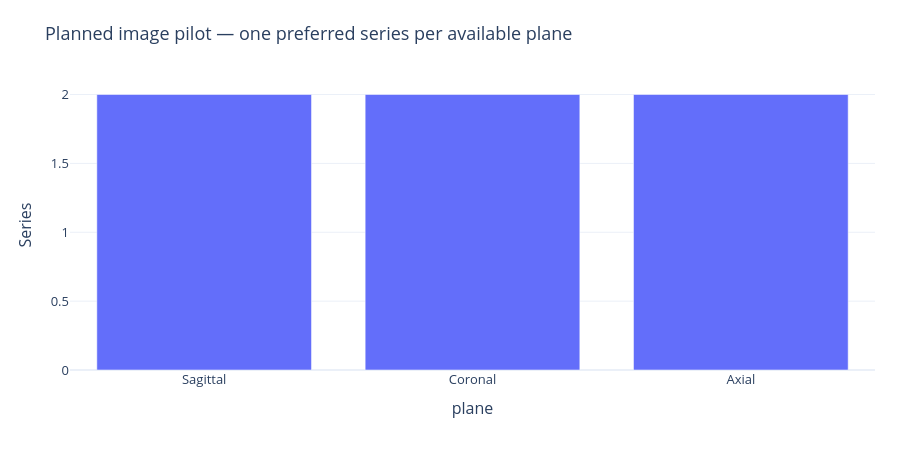

Notebook code cell kept with this figure:
### Markdown cell above
## 07. Bounded image plan

The plan reserves at most two unlabeled studies and one preferred series per available plane. Selection uses fixed rules, not disease labels.

### Code cell
figure = round1_figure(DIRECTORY, 7)
figure.show(renderer='plotly_mimetype')

### Figure 1 — Plotly figure (JSON) as saved in the notebook; plotly's stock layout.template omitted (floating-point values rounded to 4 significant figures)
{"data": [{"hovertemplate": "plane=%{x}<br>selected_series=%{y}<extra></extra>", "legendgroup": "", "marker": {"color": "#636efa", "pattern": {"shape": ""}}, "name": "", "orientation": "v", "showlegend": false, "textposition": "auto", "type": "bar", "x": ["Sagittal", "Coronal", "Axial"], "xaxis": "x", "y": [2, 2, 2], "yaxis": "y"}], "layout": {"barmode": "relative", "font": {"size": 13}, "height": 470, "legend": {"tracegroupgap": 0}, "margin": {"b": 100, "l": 70, "r": 25, "t": 80}, "title": {"text": "Planned image pilot — one preferred series per available plane"}, "xaxis": {"anchor": "y", "domain": [0, 1], "title": {"text": "plane"}}, "yaxis": {"anchor": "x", "domain": [0, 1], "title": {"text": "Series"}}}}
